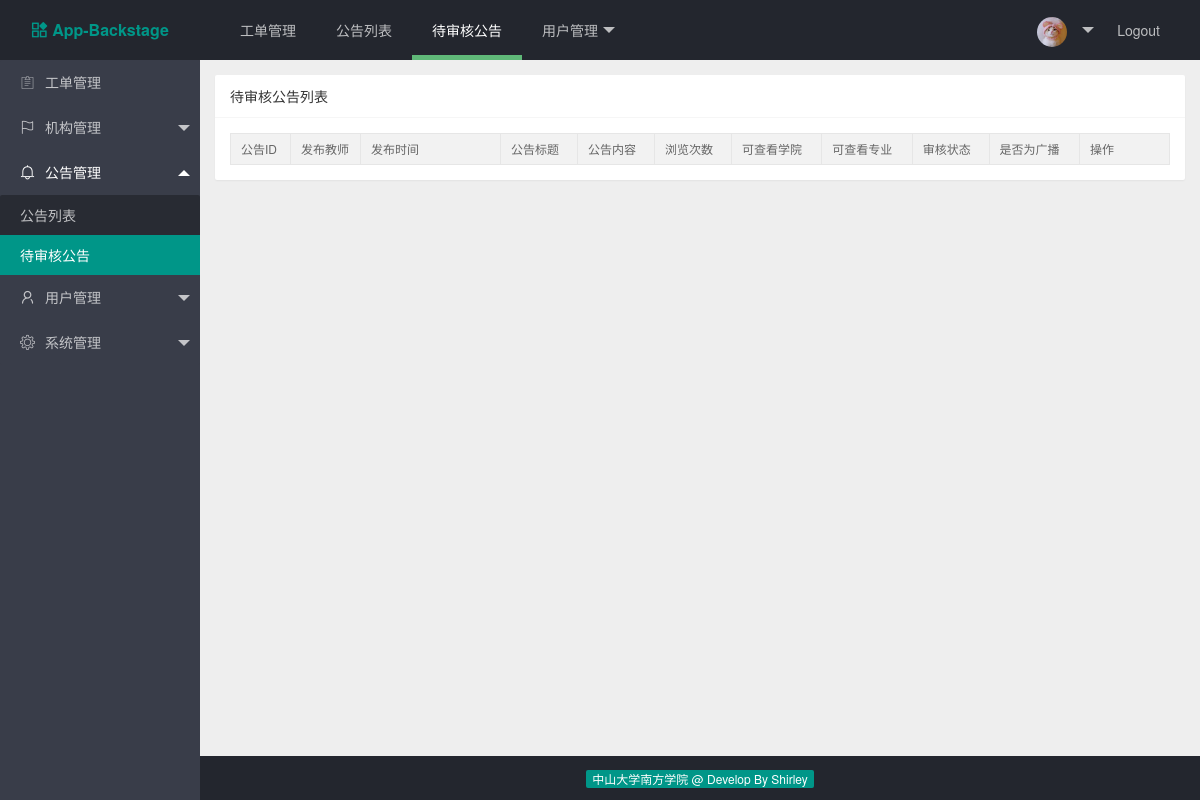
Before: /index.php/web/nt_mgt/unreview_list with the older database file.
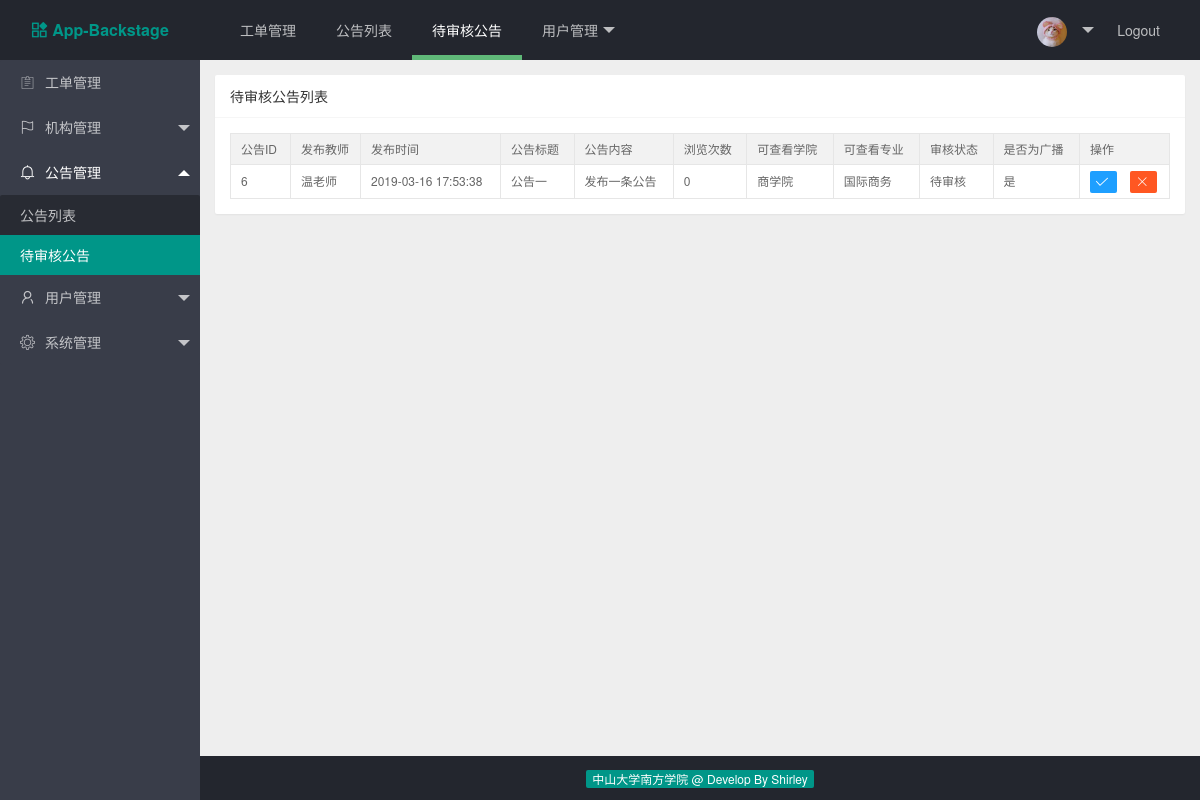
After: the same page with the newer database file.
### tables this page shows
CREATE TABLE IF NOT EXISTS `notice_tb` (
  `notice_id` int(11) NOT NULL AUTO_INCREMENT COMMENT '公告ID',
  `notice_tea_id` int(11) NOT NULL COMMENT '发布公告教师的ID',
  `notice_time` datetime NOT NULL COMMENT '发布公告的时间',
  `notice_title` varchar(200) NOT NULL DEFAULT '0' COMMENT '公告标题',
  `notice_content` text NOT NULL COMMENT '公告内容',
  `notice_read_times` int(11) NOT NULL DEFAULT '0' COMMENT '公告被浏览次数',
  `college_id` int(11) NOT NULL COMMENT '可查看的学院ID',
  `major_id` int(11) NOT NULL COMMENT '可查看的专业ID',
  `notice_pass_review` int(11) NOT NULL COMMENT '是否通过审核',
  `notice_is_all` int(11) DEFAULT NULL COMMENT '是否发送至全校',
  PRIMARY KEY (`notice_id`)
);

CREATE TABLE IF NOT EXISTS `tea_user_tb` (
  `tea_id` bigint(20) NOT NULL AUTO_INCREMENT COMMENT '教师用户ID',
  `role_id` int(11) NOT NULL DEFAULT '0' COMMENT '角色ID',
  `tea_account` varchar(50) NOT NULL DEFAULT '0' COMMENT '工号，为登录账号',
  `tea_password` varchar(50) NOT NULL DEFAULT '0' COMMENT '登录密码',
  `tea_name` varchar(50) NOT NULL DEFAULT '0' COMMENT '教师姓名',
  `tea_spell` varchar(50) NOT NULL DEFAULT '0' COMMENT '姓名拼音',
  `tea_sex` varchar(50) NOT NULL DEFAULT '0' COMMENT '教师性别',
  `college_id` int(11) DEFAULT NULL COMMENT '学院ID',
  `major_id` int(11) DEFAULT NULL COMMENT '专业ID',
  `tea_phone` varchar(50) DEFAULT NULL COMMENT '电话',
  `tea_course` varchar(200) DEFAULT NULL COMMENT '所有教授课程，以逗号分隔',
  `tea_isInstructor` int(2) DEFAULT NULL COMMENT '是否为辅导员',
  PRIMARY KEY (`tea_id`)
);

CREATE TABLE IF NOT EXISTS `college_info_tb` (
  `college_id` int(11) NOT NULL AUTO_INCREMENT COMMENT '学院id',
  `college_name` varchar(200) NOT NULL COMMENT '学院名称',
  `college_icon` varchar(100) NOT NULL COMMENT '学院图标',
  `college_address` varchar(300) NOT NULL COMMENT '学院地址',
  `college_introduction` text NOT NULL COMMENT '学院简介',
  PRIMARY KEY (`college_id`)
);

CREATE TABLE IF NOT EXISTS `major_info_tb` (
  `major_id` int(11) NOT NULL AUTO_INCREMENT COMMENT '专业id',
  `college_id` int(11) NOT NULL COMMENT '所属学院id',
  `major_name` varchar(50) NOT NULL COMMENT '专业名称',
  `major_introduction` varchar(800) NOT NULL COMMENT '专业简介',
  PRIMARY KEY (`major_id`)
);

### application/controllers/web/Notice.php (called while the page is built, shortened)
<?php
class Notice extends CI_Controller {
	public function get_unreview_notice()
	{
		$this->load->model('web/notice_model');
		$res = $this->notice_model->get_unreview_notice();
		return $res;
	}
	public function unreview($page = 'unreview')
	{
		$data['unreview_notice_list'] = $this->get_unreview_notice();
		$this->load->view('common/header');
		$this->load->view('common/navbar');
		$this->load->view('common/sidebar');
		$this->load->view('notice/unreview', $data);
		$this->load->view('common/footer');
	}
}

### index.php (called while the page is built, shortened)
<?php
require_once BASEPATH.'core/CodeIgniter.php';

### application/models/web/Notice_model.php (called while the page is built, shortened)
<?php
class Notice_model extends CI_Model {
    public static $table_name = 'notice_tb';
    public function get_unreview_notice()
    {
        $this->db->select('*');
        $this->db->join('college_info_tb','college_info_tb.college_id = notice_tb.college_id');
        $this->db->join('major_info_tb','major_info_tb.major_id = notice_tb.major_id');
        $this->db->join('tea_user_tb','tea_user_tb.tea_id = notice_tb.notice_tea_id');
        $this->db->where('notice_pass_review', 0);
        $query_res = $this->db->get(self::$table_name);
        return $query_res->result_array();
    }
}

### application/views/notice/unreview.php (the view)
<div class="layui-body layui-bg-gray">
    <div style="padding: 15px;" id="unreview_list">
        <div class="layui-card">
            <div class="layui-card-header">
                待审核公告列表
            </div>
            <div class="layui-card-body">
                <table class="layui-table" lay-size="sm">
                    <colgroup>
                        <col width="60">
                        <col width="70">
                        <col width="140">
                        <col>
                        <col>
                        <col>
                        <col>
                        <col>
                        <col>
                        <col>
                        <col width="90">
                    </colgroup>
                    <thead>
                        <tr>
                            <th>公告ID</th>
                            <th>发布教师</th>
                            <th>发布时间</th>
                            <th>公告标题</th>
                            <th>公告内容</th>
                            <th>浏览次数</th>
                            <th>可查看学院</th>
                            <th>可查看专业</th>
                            <th>审核状态</th>
                            <th>是否为广播</th>
                            <th>操作</th>
                        </tr>
                    </thead>
                    <tbody>
                        <?php foreach ($unreview_notice_list as $notice):?>
                            <tr>
                                <td><?php echo $notice['notice_id'];?></td>
                                <td><?php echo $notice['tea_name'];?></td>
                                <td><?php echo $notice['notice_time'];?></td>
                                <td><?php echo $notice['notice_title'];?></td>
                                <td><?php echo $notice['notice_content'];?></td>
                                <td><?php echo $notice['notice_read_times'];?></td>
                                <td><?php echo $notice['college_name'];?></td>
                                <td><?php echo $notice['major_name'];?></td>
                                <td>
                                    <?php
                                        if ($notice['notice_pass_review'] === '0') {
                                            echo '待审核';
                                        } else if ($notice['notice_pass_review'] === '1') {
                                            echo '审核通过';
                                        } else {
                                            echo '审核不通过';
                                        }
                                    ?>
                                </td>
                                <td><?php echo $notice['notice_content'] === '0' ? '否' : '是';?></td>
                                <td>
                                    <a title="点击审核通过" href="<?php echo site_url('web/nt_mgt/pass_notice').'?notice_id='.$notice['notice_id']; ?>"
                                        class="layui-btn layui-btn-normal layui-btn-xs">
                                        <i class="layui-icon">&#xe605;</i>
                                    </a>
                                    <a title="点击审核不通过" href="<?php echo site_url('web/nt_mgt/unpass_notice').'?notice_id='.$notice['notice_id']; ?>"
                                        class="layui-btn layui-btn-danger layui-btn-xs">
                                        <i class="layui-icon">&#x1006;</i>
                                    </a>
                                </td>
                            </tr>
                        <?php endforeach;?>
                    </tbody>
                </table>
            </div>
        </div>
    </div>
</div>

Changed rows visible on the page:
added notice_tb: notice_id "6", tea_user_tb.tea_name "温老师", notice_time "2019-03-16 17:53:38", notice_title "公告一", notice_content "发布一条公告", notice_read_times "0", college.college_name "商学院", major.major_name "国际商务", notice_pass_review "待审核", shows "是"
